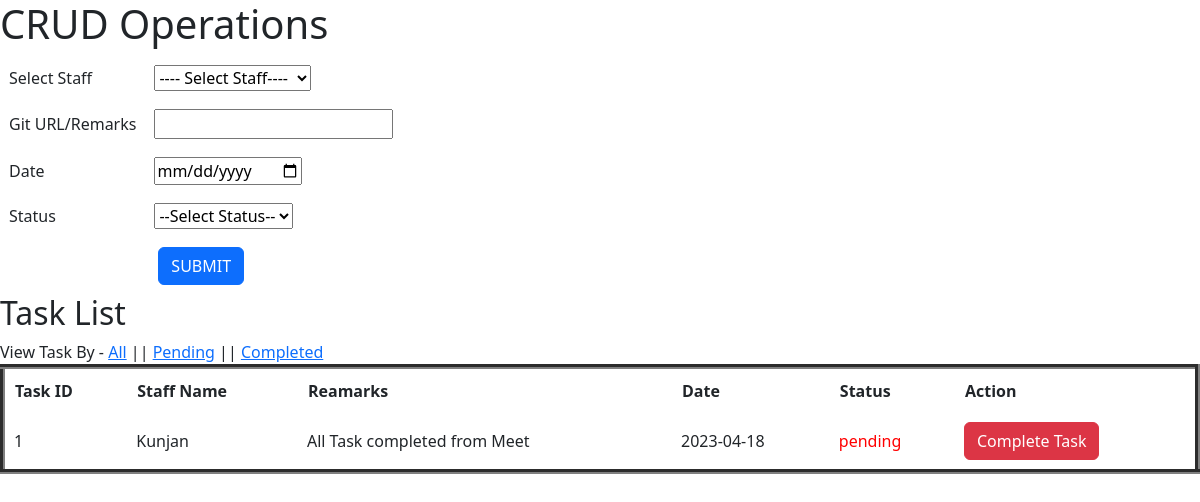
The app's page /, older data.
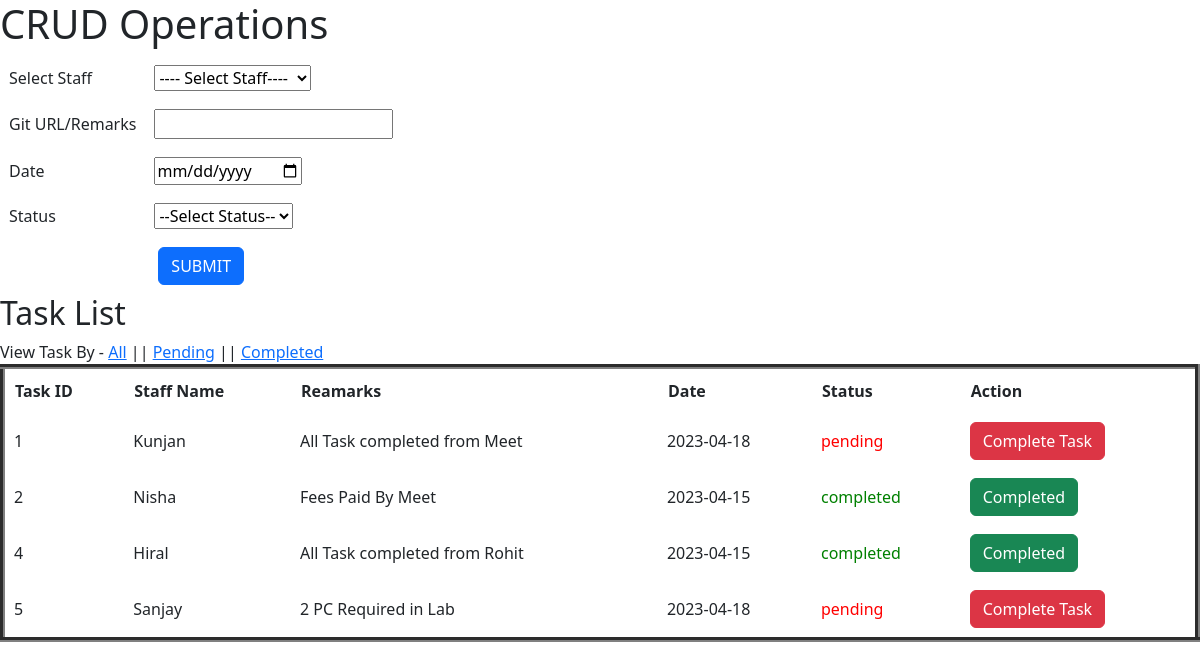
The same page, newer data.
### CRUD/myapp/models.py (models this page shows, shortened)
class Task(models.Model):
	staff = models.ForeignKey(Staff,on_delete=models.CASCADE)
	remarks=models.TextField()
	date=models.CharField(max_length=100)
	status=models.CharField(max_length=100)

class Staff(models.Model):
	category = (
			('trainer','trainer'),
			('counsellor','counsellor'),
			('backoffice','backoffice'),
			('admin','admin')
		)
	staff_category=models.CharField(max_length=100,choices=category)
	fname=models.CharField(max_length=100)
	lname=models.CharField(max_length=100)
	email=models.EmailField()
	mobile=models.PositiveIntegerField()

### CRUD/myapp/views.py (the view)
# urls.py: path('',views.index,name='index'),
def index(request):
	staff=Staff.objects.all()
	tasks=Task.objects.all()
	return render(request,'index.html',{'staff':staff,'tasks':tasks})

### CRUD/myapp/templates/index.html (shortened to what this page needs)
<!DOCTYPE html>
<html>
<head>
	<link href="https://cdn.jsdelivr.net/npm/bootstrap@5.3.0-alpha3/dist/css/bootstrap.min.css" rel="stylesheet">
</head>
<body>
<h1>CRUD Operations</h1>
<form name="index" method="post" action="{% url 'add-task' %}">
	<table>
		<tr>
			<td>Select Staff</td>
			<td>
				<select name="staff">
					<option>---- Select Staff----</option>
				</select>
			</td>
		</tr>
		<tr>
			<td>Git URL/Remarks</td>
			<td><input type="text" name="remarks"></td>
		</tr>
		<tr>
			<td>Date</td>
			<td><input type="date" name="date"></td>
		</tr>
		<tr>
			<td>Status</td>
			<td>
				<select name="status">
					<option>--Select Status--</option>
				</select>
			</td>
		</tr>
		<tr>
			<td colspan="2" align="center">
				<input type="submit" name="submit" value="SUBMIT" class="btn btn-primary">
			</td>
		</tr>
	</table>
</form>
<h2>Task List</h2>
View Task By -  <a href="{% url 'all-task' %}">All</a> || <a href="{% url 'pending' %}">Pending</a> || <a href="{% url 'completed' %}">Completed</a>
<table border="5" width="100%" cellpadding="10px" cellspacing="10px">
	<tr>
		<th>Task ID</th>
		<th>Staff Name</th>
		<th>Reamarks</th>
		<th>Date</th>
		<th>Status</th>
		<th>Action</th>
	</tr>
	{% for i in tasks %}
	<tr>
		<td>{{i.id}}</td>
		<td>{{i.staff.fname}}</td>
		<td>{{i.remarks}}</td>
		<td>{{i.date}}</td>
		{% if i.status == "pending" %}
			<td style="color:red;">{{i.status}}</td>
		{% else %}
			<td style="color:green;">{{i.status}}</td>
		{% endif %}
		{% if i.status == "pending" %}
		<td>
			<form name="task" method="post" action="{% url 'complete-task' %}">
				<input type="submit" name="action" value="Complete Task" class="btn btn-danger">
			</form>
		</td>
		{% else %}
		<td>
			<input type="submit" name="action" value="Completed" readonly class="btn btn-success">
		</td>
		{% endif %}
	</tr>
	{% endfor %}
</table>
</body>
</html>

### CRUD/myapp/templates/index.html (style rules this page uses)
tr,td { padding: 9px; }

Row changes from the older to the newer data that the page shows:
added Task: id "2", staff.fname "Nisha", remarks "Fees Paid By Meet", date "2023-04-15", status "completed"
added Task: id "4", staff.fname "Hiral", remarks "All Task completed from Rohit", date "2023-04-15", status "completed"
added Task: id "5", staff.fname "Sanjay", remarks "2 PC Required in Lab", date "2023-04-18", status "pending"
